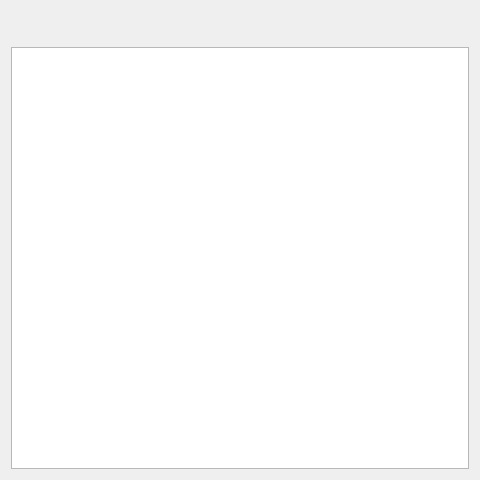
<?xml version="1.0" encoding="UTF-8"?>
<ui version="4.0">
 <class>Form</class>
 <widget class="QWidget" name="Form">
  <property name="geometry">
   <rect>
    <x>0</x>
    <y>0</y>
    <width>480</width>
    <height>480</height>
   </rect>
  </property>
  <property name="sizePolicy">
   <sizepolicy hsizetype="Fixed" vsizetype="Fixed">
    <horstretch>0</horstretch>
    <verstretch>0</verstretch>
   </sizepolicy>
  </property>
  <property name="minimumSize">
   <size>
    <width>480</width>
    <height>480</height>
   </size>
  </property>
  <property name="maximumSize">
   <size>
    <width>480</width>
    <height>480</height>
   </size>
  </property>
  <property name="windowTitle">
   <string>Form</string>
  </property>
  <layout class="QVBoxLayout" name="verticalLayout_2">
   <item>
    <layout class="QVBoxLayout" name="verticalLayout">
     <item>
      <widget class="QLabel" name="lbl_status">
       <property name="sizePolicy">
        <sizepolicy hsizetype="Minimum" vsizetype="Preferred">
         <horstretch>0</horstretch>
         <verstretch>0</verstretch>
        </sizepolicy>
       </property>
       <property name="minimumSize">
        <size>
         <width>0</width>
         <height>30</height>
        </size>
       </property>
       <property name="text">
        <string/>
       </property>
       <property name="alignment">
        <set>Qt::AlignCenter</set>
       </property>
      </widget>
     </item>
     <item>
      <widget class="QGraphicsView" name="grv_view">
       <property name="sceneRect">
        <rectf>
         <x>0.000000000000000</x>
         <y>0.000000000000000</y>
         <width>0.000000000000000</width>
         <height>0.000000000000000</height>
        </rectf>
       </property>
      </widget>
     </item>
    </layout>
   </item>
  </layout>
 </widget>
 <resources/>
 <connections/>
</ui>
